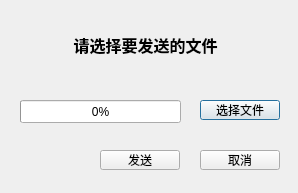
<?xml version="1.0" encoding="UTF-8"?>
<ui version="4.0">
 <class>TcpServer</class>
 <widget class="QDialog" name="TcpServer">
  <property name="geometry">
   <rect>
    <x>0</x>
    <y>0</y>
    <width>298</width>
    <height>193</height>
   </rect>
  </property>
  <property name="windowTitle">
   <string>Dialog</string>
  </property>
  <widget class="QLabel" name="serverStatusLabel">
   <property name="geometry">
    <rect>
     <x>30</x>
     <y>20</y>
     <width>231</width>
     <height>51</height>
    </rect>
   </property>
   <property name="text">
    <string>&lt;html&gt;&lt;head/&gt;&lt;body&gt;&lt;p align=&quot;center&quot;&gt;&lt;span style=&quot; font-size:12pt; font-weight:600;&quot;&gt;请选择要发送的文件&lt;/span&gt;&lt;/p&gt;&lt;/body&gt;&lt;/html&gt;</string>
   </property>
  </widget>
  <widget class="QProgressBar" name="progressBar">
   <property name="geometry">
    <rect>
     <x>20</x>
     <y>100</y>
     <width>161</width>
     <height>23</height>
    </rect>
   </property>
   <property name="value">
    <number>0</number>
   </property>
  </widget>
  <widget class="QPushButton" name="serverOpenBtn">
   <property name="geometry">
    <rect>
     <x>200</x>
     <y>100</y>
     <width>80</width>
     <height>20</height>
    </rect>
   </property>
   <property name="text">
    <string>选择文件</string>
   </property>
  </widget>
  <widget class="QPushButton" name="serverCloseBtn">
   <property name="geometry">
    <rect>
     <x>200</x>
     <y>150</y>
     <width>80</width>
     <height>20</height>
    </rect>
   </property>
   <property name="text">
    <string>取消</string>
   </property>
  </widget>
  <widget class="QPushButton" name="serverSendBtn">
   <property name="geometry">
    <rect>
     <x>100</x>
     <y>150</y>
     <width>80</width>
     <height>20</height>
    </rect>
   </property>
   <property name="text">
    <string>发送</string>
   </property>
  </widget>
 </widget>
 <resources/>
 <connections/>
</ui>
